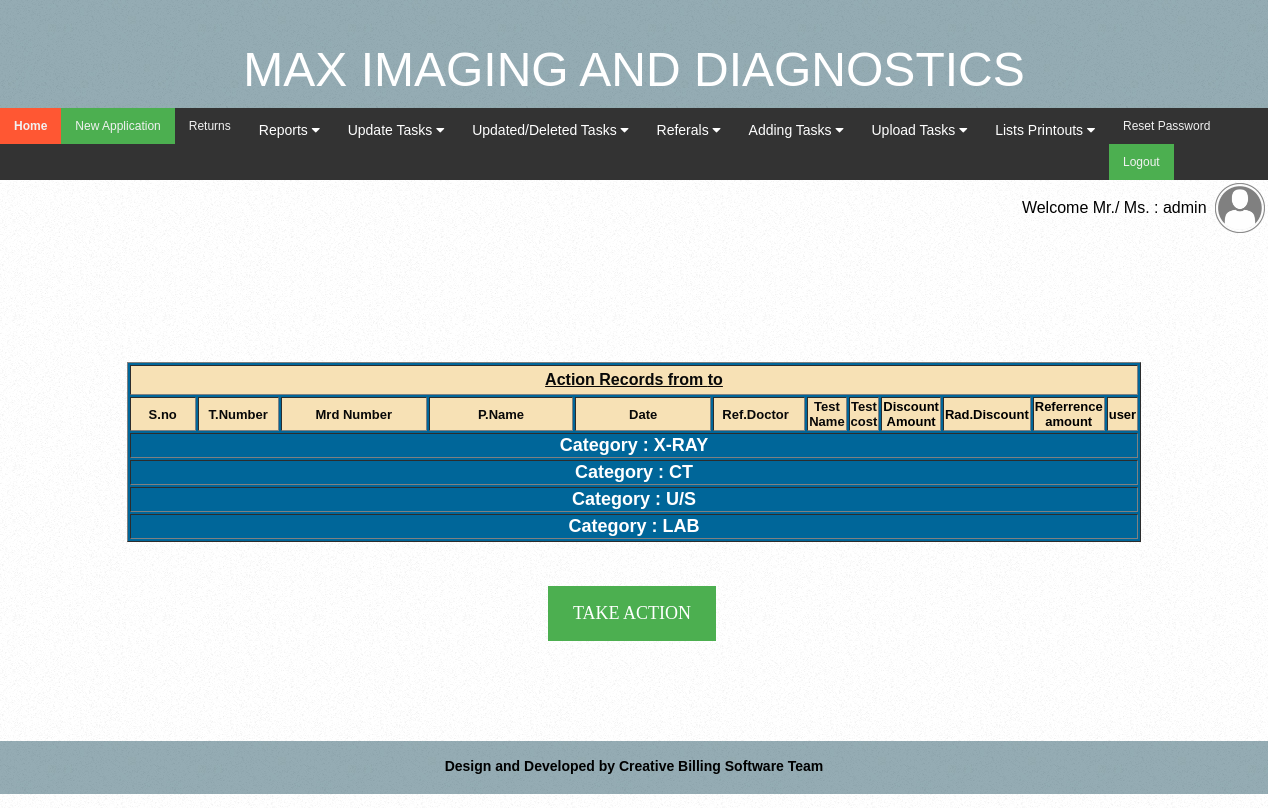
Screenshot of /actiondisplay.php (signed in) with the database file from the repository.
### tables this page shows
CREATE TABLE `title` (
  `id` int(100) NOT NULL,
  `title` varchar(100) NOT NULL,
  `address1` varchar(500) NOT NULL,
  `address2` varchar(500) NOT NULL,
  `phone` varchar(100) NOT NULL,
  PRIMARY KEY  (`id`)
);

CREATE TABLE `category` (
  `category` varchar(100) NOT NULL,
  `id` varchar(100) NOT NULL
);

### adminsession.php (called while the page is built, shortened)
<?php
$id = $_SESSION["id"];
$user = $_SESSION["uname"];
$uu=$user;
?>

### actiondisplay.php (the view, shortened to what this page needs)
<?php
include('adminsession.php');
?>
<html>
<head>
	<link rel="stylesheet" href="css/style.css" type="text/css">
</head>
<?php
$sql="select title from title where id='$id'";
    $rs=mysql_query($sql);
    while($myrow=mysql_fetch_array($rs))
     {
        $title=strtoupper($myrow[0]);
      }
?>
	<div id="header"><br><br>
<center><font color=white size=7><?php echo $title; ?></font></center>
	<br>
		</div>
<?php
include('menu.php');
?>
<table width=100%><tr><td align=right width=98%><font face="Arial">Welcome Mr./ Ms. : <?php echo $uu; ?>&nbsp;</td><td align=center> <img src="images/login.png" height=50 width=50></td></tr></table>
<form name=cc action=actionaction.php method=post>
		<p>&nbsp;</p>
<?php
	$date1=$_POST['date1'];
	$date2=$_POST['date2'];
	echo"<input type=hidden name=date1 value='$date1'><input type=hidden name=date2 value='$date2'><p>&nbsp;</p>
<p>&nbsp;</p>
		<p>&nbsp;</p>
";
echo"<table border=1 width=80% bgcolor=#006699 height=60>
			<tr>
				<td height=30 bgcolor=#F7E1B5 bordercolorlight=#000000 bordercolordark=#000000 style=border-style: solid; border-width: 1px width=60% align=center colspan=15>
				<font color=#080808><b><u>Action Records from $date1 to $date2</u></b></font></td>
			</tr>
			<tr>
			<td height=30  width=10% bgcolor=#F7E1B5 bordercolorlight=#000000 bordercolordark=#000000 style=border-style: solid; border-width: 1px width=14% align=center>
				<font color=#080808 size=2><b>S.no</b></font></td>
			<td height=30  width=10% bgcolor=#F7E1B5 bordercolorlight=#000000 bordercolordark=#000000 style=border-style: solid; border-width: 1px width=14% align=center>
				<font color=#080808 size=2><b>T.Number</b></font></td>
				<td height=30 bgcolor=#F7E1B5 bordercolorlight=#000000 bordercolordark=#000000 style=border-style: solid; border-width: 1px width=24% align=center>
				<font color=#080808 size=2><b>Mrd Number</b></font></td>
				<td height=30 bgcolor=#F7E1B5 bordercolorlight=#000000 bordercolordark=#000000 style=border-style: solid; border-width: 1px width=24% align=center>
				<font color=#080808 size=2><b>P.Name</b></font></td>
				<td height=30 bgcolor=#F7E1B5 bordercolorlight=#000000 bordercolordark=#000000 style=border-style: solid; border-width: 1px width=24% align=center>
				<font color=#080808 size=2><b>Date</b></font></td>
				<td height=30 bgcolor=#F7E1B5 bordercolorlight=#000000 bordercolordark=#000000 style=border-style: solid; border-width: 1px width=40% align=center>
				<font color=#080808 size=2><b>&nbsp;&nbsp;Ref.Doctor&nbsp;&nbsp;&nbsp;&nbsp;</b></font></td>
				<td height=30 bgcolor=#F7E1B5 bordercolorlight=#000000 bordercolordark=#000000 style=border-style: solid; border-width: 1px width=18% align=center>
				<font color=#080808 size=2><b>Test Name</b></font></td>
				<td height=30 bgcolor=#F7E1B5 bordercolorlight=#000000 bordercolordark=#000000 style=border-style: solid; border-width: 1px width=18% align=center>
				<font color=#080808 size=2><b>Test cost</b></font></td>
				<td height=30 bgcolor=#F7E1B5 bordercolorlight=#000000 bordercolordark=#000000 style=border-style: solid; border-width: 1px width=13% align=center>
				<b><font size=2 color=#000000>Discount Amount</font></b></td>
				<td height=30 bgcolor=#F7E1B5 bordercolorlight=#000000 bordercolordark=#000000 style=border-style: solid; border-width: 1px width=13% align=center>
				<b><font size=2 color=#000000>Rad.Discount</font></b></td>
				<td height=30 bgcolor=#F7E1B5 bordercolorlight=#000000 bordercolordark=#000000 style=border-style: solid; border-width: 1px width=13% align=center>
				<b><font size=2 color=#000000>Referrence amount</font></b></td>
				<td height=30 bgcolor=#F7E1B5 bordercolorlight=#000000 bordercolordark=#000000 style=border-style: solid; border-width: 1px width=13% align=center>
				<b><font size=2 color=#000000>user</font></b></td>
			</tr>";
$sql3="Select category from category";
$rs3=mysql_query($sql3) or die(mysql_error());
while($myrowc=mysql_fetch_row($rs3))
 {
 $cate=strtoupper($myrowc[0]);
 echo "<tr><td colspan=13><font color=white size=4><center><b> Category : $cate  </td></tr>";
}
echo "</table>";
	?>
	<br><br>
	<b>
				<p align='center'>
                                <button type='submit' class='button' >
								<p style='text-align: left'>
								<font face="MS Serif" size="4">TAKE ACTION</font></button>&nbsp;
		<p>&nbsp;</p>
<p>&nbsp;</p>
<p>&nbsp;</p>
	<div id="header">
		<div style="width: 1258px; height: 35px">
				<b>
				<span><?php include('footer.php'); ?></span>
			</b>
</html>

### menu.php (shortened to what this page needs)
<link rel="stylesheet" href="https://cdnjs.cloudflare.com/ajax/libs/font-awesome/4.7.0/css/font-awesome.min.css">
</head>
<body>
<center><div class="topnav" id="myTopnav">
  <b>
  <a href="main.php" class="home">Home</a></b>
  <a href="registration.php" class="active">New Application</a>
  <a href="returnselect.php">Returns</a>
  <div class="dropdown">
    <button class="dropbtn">Reports
      <i class="fa fa-caret-down"></i>
    </button>
  </div>
  <div class="dropdown">
    <button class="dropbtn">Update Tasks
      <i class="fa fa-caret-down"></i>
    </button>
  </div>
  <div class="dropdown">
    <button class="dropbtn">Updated/Deleted Tasks
      <i class="fa fa-caret-down"></i>
    </button>
  </div>
 <div class="dropdown">
    <button class="dropbtn">Referals
      <i class="fa fa-caret-down"></i>
    </button>
  </div>
  <div class="dropdown">
    <button class="dropbtn">Adding Tasks
      <i class="fa fa-caret-down"></i>
    </button>
  </div>
    <div class="dropdown">
    <button class="dropbtn">Upload Tasks
      <i class="fa fa-caret-down"></i>
    </button>
  </div>
  <div class="dropdown">
    <button class="dropbtn">Lists Printouts
      <i class="fa fa-caret-down"></i>
    </button>
  </div>
  <a href="changepasswordselect.php">Reset Password</a>
   <a href="logout.php" class="active">Logout</a>
</div>

### footer.php
<?php
echo "Design and Developed by Creative Billing Software Team";
?>

### css/style.css (style rules this page uses)
body { background: url(../images/bg-body.jpg) repeat; font-family: 'Conv_Ubuntu-Light'; font-size: 14px; font-weight: normal; line-height: 1; margin: 0; min-width: 960px; padding: 0; }
#header { background: url(../images/bg-header.jpg) repeat-x; margin: 0; padding: 18px 0 0; }

### actiondisplay.php (style rules this page uses)
.button { background-color: #4CAF50; border: none; color: white; padding: 1px 25px; text-align: center; text-decoration: none; display: inline-block; font-size: 16px; margin: 2px 2px; cursor: pointer; }

### menu.php (style rules this page uses)
body { margin:0;font-family:Arial }
.topnav { overflow: hidden; background-color: #333; }
.topnav a { float: left; display: block; color: #f2f2f2; text-align: center; padding: 12px 14px; text-decoration: none; font-size: 12px; }
.active { background-color: #4CAF50; color: wheat; }
.home { background-color:#FF5733; color: wheat; }
.dropdown { float: left; overflow: hidden; }
.dropdown .dropbtn { font-size: 14px; border: none; outline: none; color: white; padding: 14px 14px; background-color: inherit; font-family: inherit; margin: 0; }

### rows the page displays
title: title "MAX IMAGING AND DIAGNOSTICS"
category: category "X-RAY"
category: category "CT"
category: category "U/S"
category: category "LAB"

### other values shown
$uu "admin"
